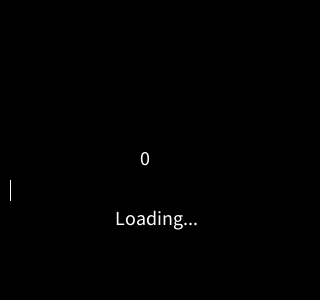
Frame 1 (no input)
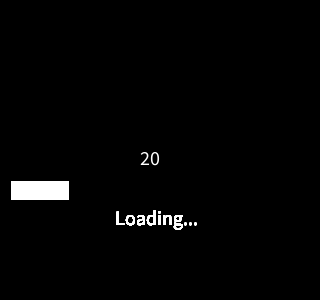
Frame 60 (the mouse pressed at the canvas centre just before this capture)
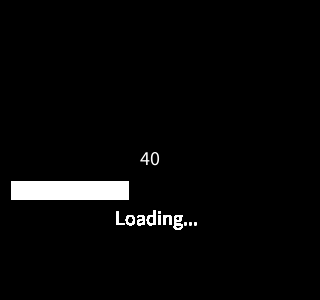
Frame 120 (the mouse held since frame 60 and released just before this capture)

The Processing sketch that drew these frames (run headless with seeded random() and noise(); from frame 60 on, the mouse is pressed at the canvas centre):

// Processing sketch: processing_70692
// ── processing_70692.pde

//Tina L., CP1 14/15, Functions and Animations
int x = 0;
void setup()
{
  size(320, 300);
  background(0);
  textSize(20);
  stroke(255);
}
void draw()
{
  bar();
  loading();
  ninetynine();
}
void bar()
{
  if (x < 298)
  {
    fill(255);
    rect(10, 180, x, 20);
    x = x + 1;
  }
}
void loading()
{
  text("Loading...", 115, 225);
}
void ninetynine()
{
    frameRate(50);
    stroke(0);
    fill(0);
    rect(120,145,120,20);
    fill(255);
    text(int(x/3), 140, 165);
}
